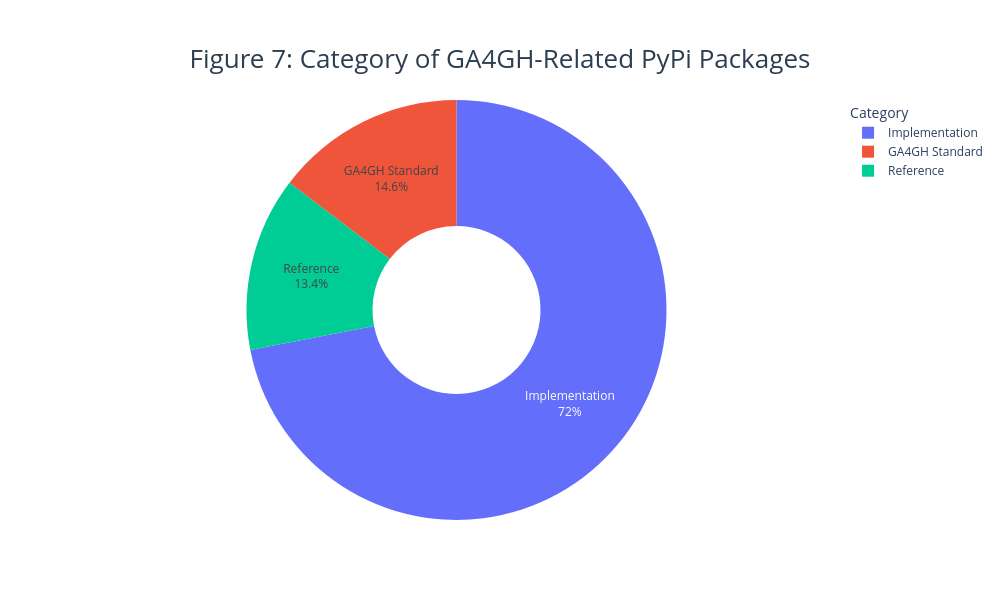

The cell this chart's notebook holds for it:
### Markdown cell above
## Figure 7: Functional categorization of GA4GH-related PyPi Packages

**What this plot shows**

This figure shows how GA4GH-related Python packages on PyPI are distributed across different **functional categories**. Each category represents a broad type of capability within the GA4GH software ecosystem, such as:

- Core GA4GH standards
- Implementations of GA4GH standards
- Packages where GA4GH is referenced

Each bar or slice (depending on the chart type) represents:
- One category, and  
- The number of PyPI packages that fall into that category.

This figure provides a **capability-level view** of GA4GH’s software portfolio.

---

**How to read this plot**

- The **x-axis** (or labels) list the different package categories.
- The **y-axis** (or proportional slice size) shows how many packages belong to each category.
- Larger bars or slices indicate areas where GA4GH software development is most concentrated.

This is a **structural view of the ecosystem**, not a time-based view.

---

### Code cell
pypi_type_counts = pypi_df['category'].value_counts().reset_index()
pypi_type_counts.columns = ["Category", "Count"]

def plot_pypi_status():

    fig = go.Figure(data=[
        go.Pie(
            labels=pypi_type_counts["Category"],
            values=pypi_type_counts["Count"],
            hole=0.4,
            textinfo="label+percent",
            hoverinfo="label+value+percent"
        )
    ])

    fig.update_layout(
        title={
         "text": "Figure 7: Category of GA4GH-Related PyPi Packages",
            "x": 0.5,         
            "xanchor": "center",
            "yanchor": "top",
            "font": {"size": 26, "color": "#2C3E50"}
        },
        plot_bgcolor="#f9f9f9",
        paper_bgcolor="#ffffff",
        legend_title_text='Category',
        height=600,
        width=1000
    )

    fig.show()
plot_pypi_status()

### Figure 1 — Plotly figure (JSON) as saved in the notebook; plotly's stock layout.template omitted (floating-point values rounded to 4 significant figures)
{"data": [{"hole": 0.4, "hoverinfo": "label+value+percent", "labels": ["Implementation", "GA4GH Standard", "Reference"], "textinfo": "label+percent", "type": "pie", "values": [59, 12, 11]}], "layout": {"height": 600, "legend": {"title": {"text": "Category"}}, "paper_bgcolor": "#ffffff", "plot_bgcolor": "#f9f9f9", "title": {"font": {"color": "#2C3E50", "size": 26}, "text": "Figure 7: Category of GA4GH-Related PyPi Packages", "x": 0.5, "xanchor": "center", "yanchor": "top"}, "width": 1000}}
